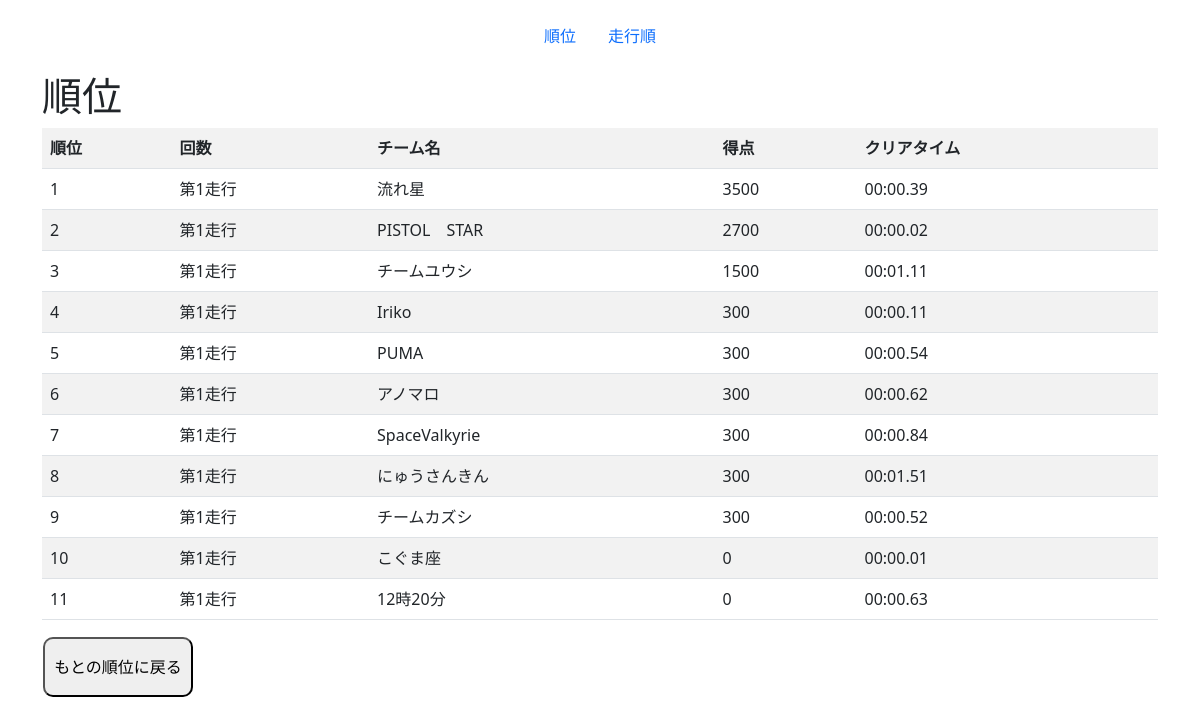
The app's page /rank2, older data.
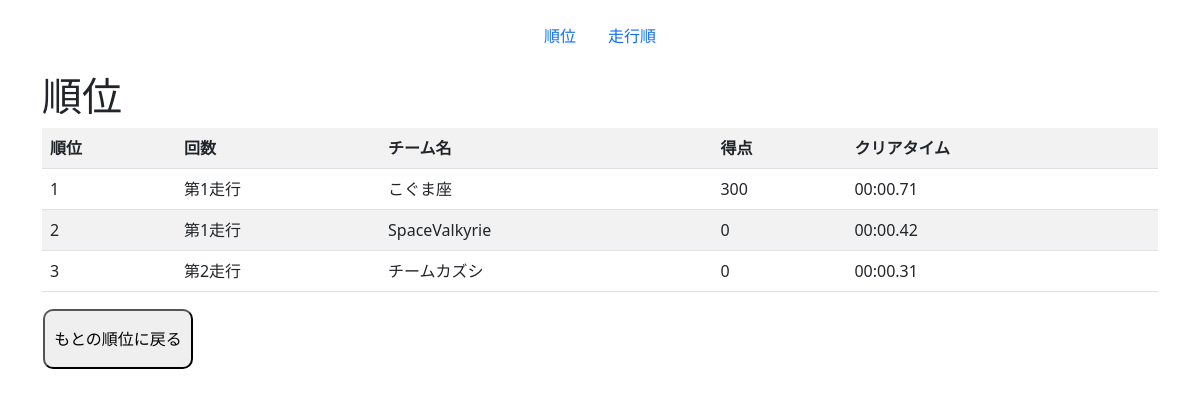
The same page, newer data.
### score/models.py (models this page shows, shortened)
class Score(models.Model):
  run = models.OneToOneField("score.Run",on_delete=models.CASCADE,unique=True,null=True)
  m1_score = models.IntegerField(default=0,blank=False)
  m2_score = models.IntegerField(default=0,blank=False)
  m2h_score = models.IntegerField(default=0,blank=False)
  m3_score = models.IntegerField(default=0,blank=False)
  m3h_score = models.IntegerField(default=0,blank=False)
  m4_score = models.IntegerField(default=0,blank=False)
  m4h_score = models.IntegerField(default=0,blank=False)
  m5_score = models.IntegerField(default=0,blank=False)
  m6_score = models.IntegerField(default=0,blank=False)
  m6h_score = models.IntegerField(default=0,blank=False)
  m7_score = models.IntegerField(default=0,blank=False)
  bonus1_score = models.IntegerField(default=0,blank=False)
  bonus2_score = models.IntegerField(default=0,blank=False)
  total = models.IntegerField(default=0,blank=False)

class Run(models.Model):
  order = models.IntegerField(blank=False,null=False,unique=True, primary_key=True)
  team = models.CharField( max_length=50,blank=False,choices=TeamChoices.choices)
  run = models.CharField(max_length=50,blank=False,choices=RunChoices.choices)
  status = models.CharField(max_length=50,blank=False,choices=StatusChoices.choices)
  rank = models.IntegerField(blank=True,null=True)

class Count(models.Model):
  CountChoices = [
        (0,0),
        (1,1),
        (2,2),
        (3,3)
  ]
  run = models.OneToOneField("score.Run", on_delete=models.CASCADE,blank=True,unique=True,null=True)
  m1_count = models.IntegerField(default=0,choices=CountChoices,blank=False)
  m2_count =  models.IntegerField(default=0,choices=CountChoices,blank=False)
  m2h_count = models.IntegerField(default=0,choices=CountChoices,blank=False)
  m3_count = models.IntegerField(default=0,choices=CountChoices,blank=False)
  m3h_count = models.IntegerField(default=0,choices=CountChoices,blank=False)
  m4_count = models.IntegerField(default=0,choices=CountChoices,blank=False)
  m4h_count = models.IntegerField(default=0,choices=CountChoices,blank=False)
  m5_count = models.BooleanField(default=False)
  m6_count = models.IntegerField(default=0,choices=CountChoices,blank=False)
  m6h_count = models.IntegerField(default=0,choices=CountChoices,blank=False)
  m7_count = models.BooleanField(default=False)
  bonus1_count = models.IntegerField(default=0,choices=CountChoices,blank=False)
  bonus2_count = models.BooleanField(default=False)
  perfect = models.BooleanField(default=False)
  clear_time = models.CharField(max_length=8,default="00:00:00")
  sign = models.ImageField(upload_to='media',blank=True,null=True)

### score/views.py (the view)
# urls.py: path('rank2',views.Rank2.as_view(),name='rank2'),
class Rank2(TemplateView):
  Model = Run
  template_name = 'score/rank2.html'
  def get_context_data(self, **kwargs):
    rank_list = self.remove_double()
    context = super().get_context_data(**kwargs)
    context.update({
      'rank_list':rank_list,
    })
    return context
  def remove_double(self, **kwargs):
    teams = Run.objects.all()
    d_TEAMS =[]
    TEAMS =[]
    for i in teams:
      d_TEAMS.append(i.team)
    TEAMS = set(d_TEAMS)
    rank_list =[]
    scores = Score.objects.select_related("run").order_by("-total","run__count__clear_time")
    for team_name in TEAMS:
      team = scores.filter(run__team=team_name)
      if team.count() == 0:
        continue
      elif team.count() == 1:
        rank_list.append([team[0],team[0].total,team[0].run.count.clear_time])
      elif team.count() == 2:
        if team[0].total >= team[1].total:
          rank_list.append([team[0],team[0].total,team[0].run.count.clear_time])
        else:
          rank_list.append([team[1],team[1].total,team[1].run.count.clear_time])
    sorted_data = sorted(rank_list,key=itemgetter(1), reverse=True)
    sorted(sorted_data,key=itemgetter(2))
    return sorted_data

### score/templates/score/rank2.html (shortened to what this page needs)
<!DOCTYPE html>
{% extends 'base.html' %}
{% load static %}
{% load widget_tweaks %}
{% block contents %}
{% include 'header.html' %}
<div class="container">
  <h1>順位</h1>
<table class ="table table-hover table table-striped" >
  <tr>
    <th>順位</th>
    <th>回数</th>
    <th>チーム名</th>
    <th>得点</th>
    <th>クリアタイム</th>
  </tr>
  {% for item in rank_list  %}
  <tr>
    <td>
      {{forloop.counter}}
    </td>
    <td>
      {{item.0.run.run}}
    </td>
    <td>
      {{item.0.run.team}}
    </td>
    <td>
      {{item.1}}
    </td>
    <td>
      {{item.2}}
    </td>
  </tr>
  {% endfor %}
</table>
<table>
  <tr>
    <td>
      <form action="{% url 'rank' %}" method="GET">
        <button type="submit" style ="width:150px; height:60px; border-radius:10px;">もとの順位に戻る</button>
      </form>
    </td>
  </tr>
</table>
</div>
{% endblock %}

Row changes from the older to the newer data that the page shows:
removed Score: run.run "第1走行", run.team "流れ星", total "3500", clear_time "00:00.39"
removed Score: run.run "第1走行", run.team "PISTOL STAR", total "2700", clear_time "00:00.02"
removed Score: run.run "第1走行", run.team "チームユウシ", total "1500", clear_time "00:01.11"
removed Score: run.run "第1走行", run.team "Iriko", item "300", clear_time "00:00.11"
removed Score: run.run "第1走行", run.team "PUMA", item "300", clear_time "00:00.54"
removed Score: run.run "第1走行", run.team "アノマロ", item "300", clear_time "00:00.62"
removed Score: run.run "第1走行", run.team "SpaceValkyrie", item "300", clear_time "00:00.84"
removed Score: run.run "第1走行", run.team "にゅうさんきん", item "300", clear_time "00:01.51"
removed Score: run.run "第1走行", run.team "チームカズシ", item "300", clear_time "00:00.52"
removed Score: run.run "第1走行", run.team "こぐま座", item "0", clear_time "00:00.01"
removed Score: run.run "第1走行", run.team "12時20分", item "0", clear_time "00:00.63"
added Score: run.run "第1走行", run.team "こぐま座", item "300", clear_time "00:00.71"
added Score: run.run "第1走行", run.team "SpaceValkyrie", item "0", clear_time "00:00.42"
added Score: run.run "第2走行", run.team "チームカズシ", item "0", clear_time "00:00.31"
